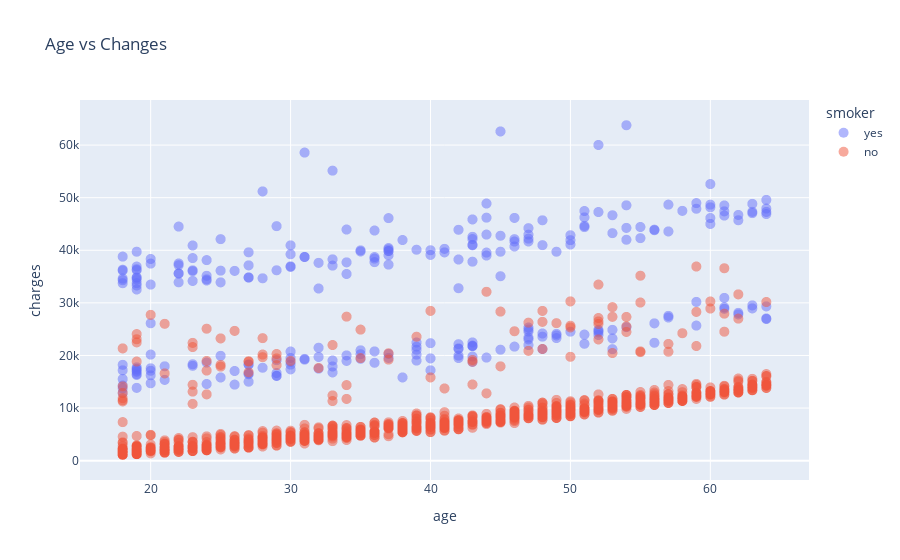

Source (notebook cell):
### Code cell
fig = px.scatter(medical, x='age', y='charges', color='smoker', hover_data=['sex'], title='Age vs Changes', opacity=0.5)
fig.update_traces(marker_size=10)
fig

### Figure 1 — Plotly figure (JSON) as saved in the notebook; plotly's stock layout.template omitted (floating-point values rounded to 4 significant figures; data arrays with more than 128 entries replaced by an {"elided": "..."} marker saying what was removed)
{"data": [{"customdata": {"elided": "274x1 str values"}, "hovertemplate": "smoker=yes<br>age=%{x}<br>charges=%{y}<br>sex=%{customdata[0]}<extra></extra>", "legendgroup": "yes", "marker": {"color": "#636efa", "opacity": 0.5, "size": 10, "symbol": "circle"}, "mode": "markers", "name": "yes", "showlegend": true, "type": "scattergl", "x": {"elided": "274 int values"}, "xaxis": "x", "y": {"elided": "274 float values"}, "yaxis": "y"}, {"customdata": {"elided": "1064x1 str values"}, "hovertemplate": "smoker=no<br>age=%{x}<br>charges=%{y}<br>sex=%{customdata[0]}<extra></extra>", "legendgroup": "no", "marker": {"color": "#EF553B", "opacity": 0.5, "size": 10, "symbol": "circle"}, "mode": "markers", "name": "no", "showlegend": true, "type": "scattergl", "x": {"elided": "1064 int values"}, "xaxis": "x", "y": {"elided": "1064 float values"}, "yaxis": "y"}], "layout": {"legend": {"title": {"text": "smoker"}, "tracegroupgap": 0}, "title": {"text": "Age vs Changes"}, "xaxis": {"anchor": "y", "domain": [0, 1], "title": {"text": "age"}}, "yaxis": {"anchor": "x", "domain": [0, 1], "title": {"text": "charges"}}}}
